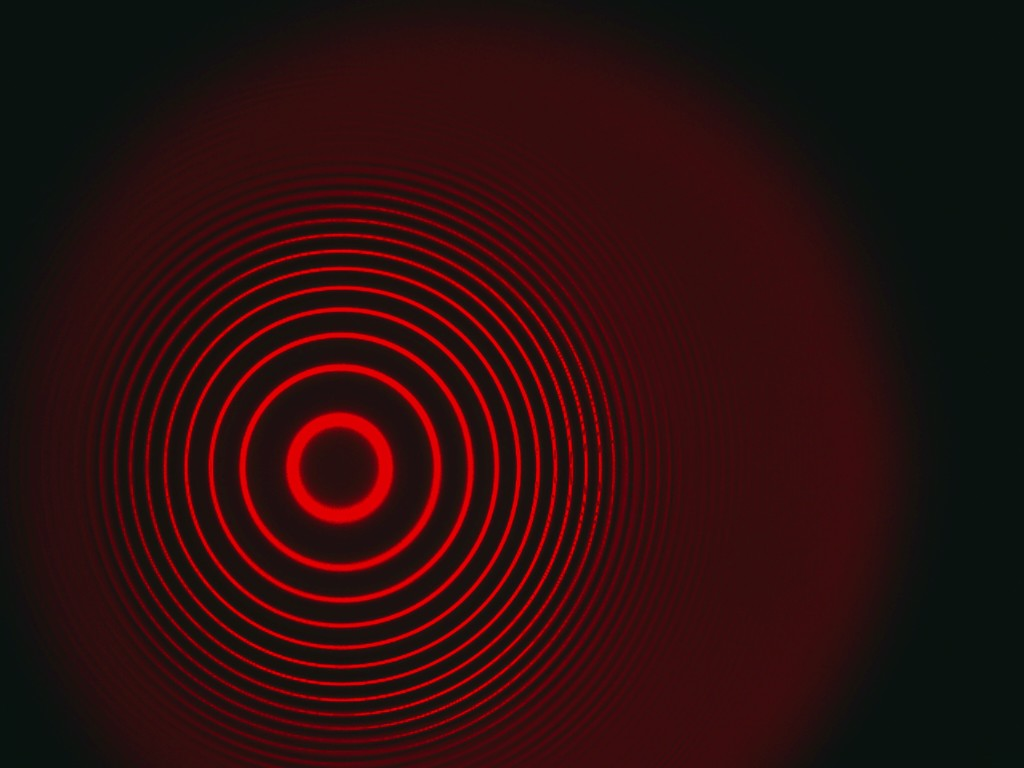
#> input picture 2/0,5.jpg, 1024 x 768 px
$ python new3.py
#> lines starting #> are read from the running program, lines starting #| are printed output that depends on the picture; after the words box and inside, x2 and y2 are one past the last pixel; in counts of white or black regions, pixels touching at a corner belong together
#> in __init__, raw_img is the input picture: shape (768, 1024, 3); mean B, G, R 13.7, 14, 45
#> in __init__, `gray = raw_img[:,:,2]`:
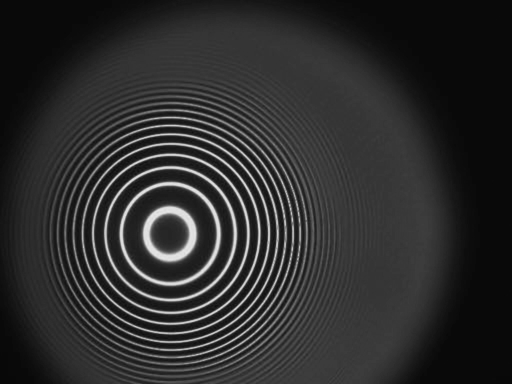
#> gray: shape (768, 1024) (shown at 1/2 size); min 7, max 234, mean 45
import cv2
import numpy as np
import matplotlib.pyplot as plt
from matplotlib.widgets import Button, RadioButtons, Slider
from scipy.signal import find_peaks, savgol_filter
from scipy.optimize import curve_fit
import os
from datetime import datetime

# =========================================================================
# 1. ФИЗИЧЕСКИЕ КОНСТАНТЫ
# =========================================================================
d = 4.0e-3        # Толщина эталона (м)
n_ref = 1.4567    # Показатель преломления
h = 6.62607e-34   # Постоянная Планка
c = 2.99792e8     # Скорость света
mu_B_theor = 9.274e-24

# Калибровка (А -> мТл)
CALIB_I =  [0.0, 0.5, 0.8, 1.0, 1.5, 2.0, 2.5, 3.0, 3.5, 4.0, 5.0]
CALIB_B_mT = [0.0, 40,  80,  100, 150, 200, 250, 301, 340, 392, 473]

script_dir = os.path.dirname(os.path.abspath(__file__))

def current_to_B(I):
    return np.interp(I, CALIB_I, CALIB_B_mT) / 1000.0

# =========================================================================
# 2. АЛГОРИТМЫ ОБРАБОТКИ
# =========================================================================

def auto_contrast(img_gray):
    clahe = cv2.createCLAHE(clipLimit=3.0, tileGridSize=(8,8))
    return clahe.apply(img_gray)

def find_center_smart(img_gray):
    try:
        enhanced = auto_contrast(img_gray)
        blurred = cv2.GaussianBlur(enhanced, (11, 11), 0)
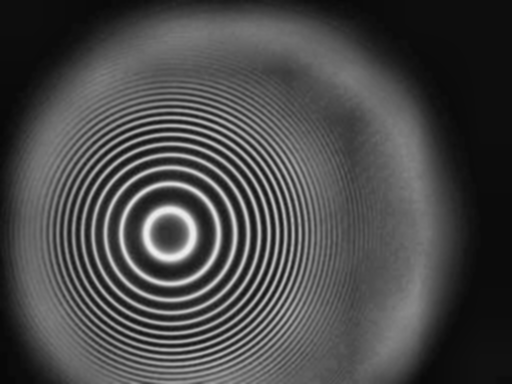
#> blurred: shape (768, 1024) (shown at 1/2 size); min 8, max 240, mean 72.9
        thresh = cv2.adaptiveThreshold(blurred, 255, cv2.ADAPTIVE_THRESH_GAUSSIAN_C,
                                       cv2.THRESH_BINARY, 51, 2)
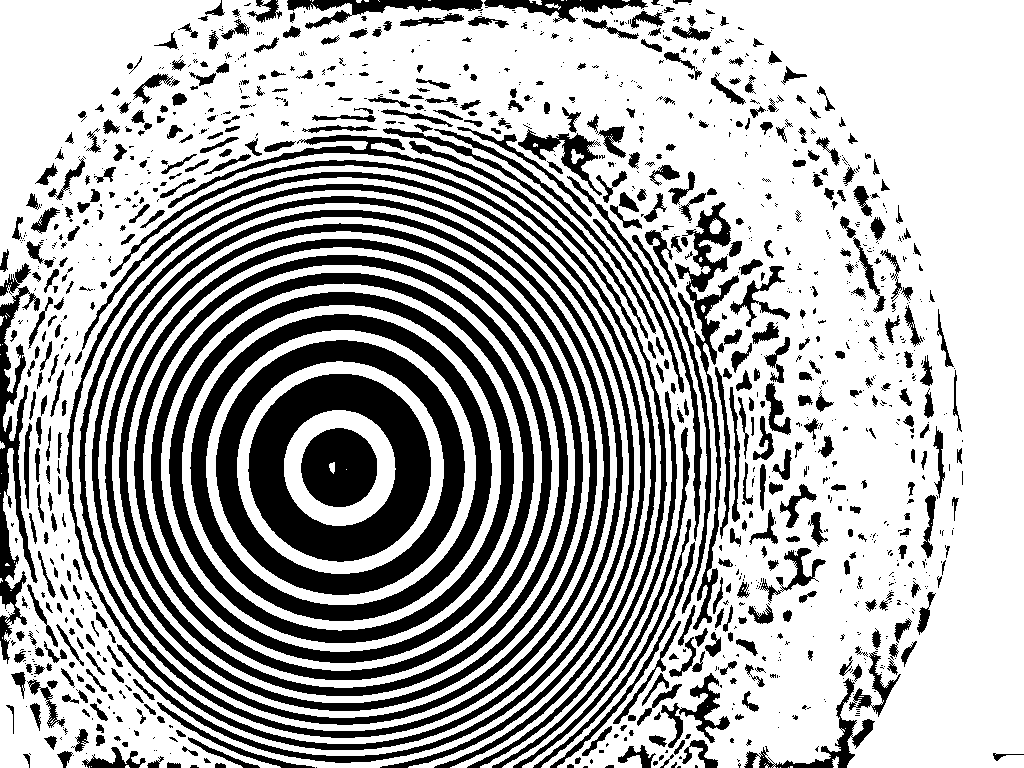
#> thresh: shape (768, 1024); 67.9% white; 1153 black regions (632 under 20 px)
        contours, _ = cv2.findContours(thresh, cv2.RETR_TREE, cv2.CHAIN_APPROX_SIMPLE)
#> contours = 2359 contours, 1750 with area under 20; largest, box (x1, y1, x2, y2) and area: (0, 0, 1024, 768) 743176, (65, 183, 624, 751) 247716, (72, 190, 617, 744) 236108, (78, 195, 611, 739) 226400, (85, 203, 604, 731) 214376

        cx_list, cy_list = [], []
        h, w = img_gray.shape

        for cnt in contours:
            if len(cnt) < 50: continue
            (x, y), r = cv2.minEnclosingCircle(cnt)
            if 40 < r < w/1.8:
                if abs(x - w/2) < w/4 and abs(y - h/2) < h/4:
                    cx_list.append(x); cy_list.append(y)
#> this loop made 2359 passes
#> cnt on passes 1 to 3: [[788, 767]], [[780, 767]], [[777, 767]]
#> after the loop, cx_list = 32 values, max 732.5 at index 0, min 338.8 at index 27, mean 417; cy_list = 32 values, max 467.5 at index 26, min 230 at index 30, mean 440
        if cx_list:
            return int(np.median(cx_list)), int(np.median(cy_list))
    except:
        pass
    return img_gray.shape[1]//2, img_gray.shape[0]//2

def get_profile(img, center):
    cX, cY = center
    Y, X = np.ogrid[:img.shape[0], :img.shape[1]]
    r_map = np.sqrt((X - cX)**2 + (Y - cY)**2)
    r_int = r_map.astype(int)
    max_r = int(np.max(r_int))
    tbin = np.bincount(r_int.ravel(), img.ravel(), minlength=max_r+1)
    nr = np.bincount(r_int.ravel(), minlength=max_r+1)
    profile = np.zeros_like(tbin, dtype=float)
    mask = nr > 0
    profile[mask] = tbin[mask] / nr[mask]
    return profile

def refine_peak(profile, idx):
    if idx <= 0 or idx >= len(profile) - 1: return idx
    y1, y2, y3 = float(profile[idx-1]), float(profile[idx]), float(profile[idx+1])
    denom = y1 - 2*y2 + y3
    if denom == 0: return idx
    return idx + (y1 - y3) / (2*denom)

def cluster_peaks(peaks, min_dist=5, max_dist=60):
    if len(peaks) == 0: return []
    groups = []
    current_group = [peaks[0]]
    last_valid_peak = peaks[0]

    for i in range(1, len(peaks)):
        curr = peaks[i]
        dist_from_last = curr - last_valid_peak

        if dist_from_last < min_dist:
            continue

        if curr - current_group[-1] < max_dist:
            current_group.append(curr)
            last_valid_peak = curr
        else:
            groups.append(current_group)
            current_group = [curr]
            last_valid_peak = curr

    groups.append(current_group)
    return groups

# =========================================================================
# 3. GUI ПРИЛОЖЕНИЕ
# =========================================================================
class LabApp:
    def __init__(self, file_list):
        self.data = []
        self.idx = 0
        self.mode = 'triplet'
        self.smooth_window = 5

        # Начальные значения
        self.prominence = 1.0
        self.min_dist = 2.0
        self.max_dist = 40.0

        print("--- ЗАГРУЗКА ФАЙЛОВ ---")
        for name, I_val in file_list:
            path = os.path.join(script_dir, name)
            if not os.path.exists(path):
                print(f"❌ Файл не найден: {name}"); continue

            raw_img = cv2.imread(path)
            if raw_img is None:
                print(f"❌ Ошибка чтения: {name}"); continue
            gray = raw_img[:,:,2]

            processed_img = auto_contrast(gray)
            center = find_center_smart(gray)
#> center = (342, 466)

            self.data.append({
                'name': name, 'I': I_val, 'B': current_to_B(I_val),
                'img_raw': gray, 'img_proc': processed_img,
                'center': center, 'res': None
            })
            print(f"✅ OK: {name} (I={I_val} A)")

        if not self.data: return

        # === ИНТЕРФЕЙС ===
        self.fig = plt.figure(figsize=(16, 10), facecolor='#f8f9fa')
        self.fig.canvas.manager.set_window_title('Лабораторная: Эффект Зеемана')

        gs = self.fig.add_gridspec(3, 2, height_ratios=[1, 0.8, 0.25], hspace=0.35, wspace=0.2)

        self.ax_img = self.fig.add_subplot(gs[0, 0])
        self.ax_prof = self.fig.add_subplot(gs[0, 1])
        self.ax_table = self.fig.add_subplot(gs[1, 0])
        self.ax_final = self.fig.add_subplot(gs[1, 1])

        # Панель управления
        gs_ctrl = gs[2, :].subgridspec(1, 5, width_ratios=[0.6, 1, 1, 0.8, 0.8], wspace=0.2)

        # 1. Режим
        ax_radio = self.fig.add_subplot(gs_ctrl[0])
        ax_radio.set_facecolor('#f8f9fa')
        self.radio = RadioButtons(ax_radio, ('Триплет', 'Дублет'))
        self.radio.on_clicked(self.change_mode)
        for s in ax_radio.spines.values(): s.set_visible(False)
#> this loop made 4 passes

        # 2. Слайдеры
        ax_sliders = self.fig.add_subplot(gs_ctrl[1])
        ax_sliders.axis('off')

        sl1 = ax_sliders.inset_axes([0, 0.75, 1, 0.15])
        self.sl_max = Slider(sl1, 'Max Dist (Группа) ', 5.0, 100.0, valinit=self.max_dist)
        self.sl_max.on_changed(self.update_params)

        sl2 = ax_sliders.inset_axes([0, 0.55, 1, 0.15])
        self.sl_min = Slider(sl2, 'Min Dist (Шум) ', 0.1, 20.0, valinit=self.min_dist)
        self.sl_min.on_changed(self.update_params)

        sl3 = ax_sliders.inset_axes([0, 0.35, 1, 0.15])
        self.sl_prom = Slider(sl3, 'Порог Пика ', 0.1, 10.0, valinit=self.prominence)
        self.sl_prom.on_changed(self.update_params)

        sl4 = ax_sliders.inset_axes([0, 0.15, 1, 0.15])
        self.sl_smooth = Slider(sl4, 'Сглаживание ', 1, 21, valinit=5, valstep=2)
        self.sl_smooth.on_changed(self.update_params)

        # Кнопки
        self.btn_prev = Button(self.fig.add_subplot(gs_ctrl[3]), '< Назад')
        self.btn_next = Button(self.fig.add_subplot(gs_ctrl[4]), 'Вперед >')
        self.btn_prev.on_clicked(self.prev_img)
        self.btn_next.on_clicked(self.next_img)

        ax_save = self.fig.add_subplot(gs_ctrl[2])
        ax_save.axis('off')
        btn_sv = ax_save.inset_axes([0.1, 0.3, 0.8, 0.4])
        self.btn_save = Button(btn_sv, '💾 Сохранить отчет', color='#d4edda', hovercolor='#c3e6cb')
        self.btn_save.on_clicked(self.save_report)

        self.recalc_all()
        self.update_view()
        plt.show()

    def recalc_all(self):
        for i in range(len(self.data)): self.process_frame(i)
#> this loop made 6 passes
#> pass 1, in get_profile, `r_map = np.sqrt((X - cX)**2 + (Y - cY)**2)`:
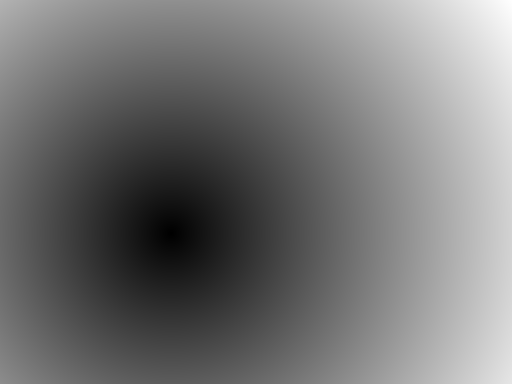
#> r_map: shape (768, 1024) float64 (shown at 1/2 size); min 0, max 825.2, mean 377.9; drawn with min black and max white

    def process_frame(self, i):
        d = self.data[i]
        raw_prof = get_profile(d['img_proc'], d['center'])

        win_len = int(self.smooth_window)
        if win_len < 3: win_len = 3
        if win_len % 2 == 0: win_len += 1
        prof = savgol_filter(raw_prof, win_len, 2)

        peaks_int, _ = find_peaks(prof, prominence=self.prominence, distance=max(1, int(self.min_dist/2)))
        peaks_sub = np.array([refine_peak(prof, p) for p in peaks_int])

        groups = cluster_peaks(peaks_sub, min_dist=self.min_dist, max_dist=self.max_dist)

        calc_data = []
        deltas_list, Deltas_list = [], []

        for k, group in enumerate(groups):
            group = np.array(group)
            r_sq = group**2

            delta = 0
            valid = False
            note = ""

            # --- ТРИПЛЕТ ---
            if self.mode == 'triplet':
                if len(group) == 3:
                    d1 = group[1]**2 - group[0]**2
                    d2 = group[2]**2 - group[1]**2
                    delta = (d1 + d2) / 2.0
                    valid = True
                elif len(group) == 2:
                    delta = (group[1]**2 - group[0]**2)
                    valid = False
                    note = "Слиплись (2)"
                else:
                    note = f"{len(group)} пика"

            # --- ДУБЛЕТ ---
            else:
                if len(group) == 2:
                    delta = (group[1]**2 - group[0]**2) / 2.0
                    valid = True
                elif len(group) > 2:
                    delta = (group[-1]**2 - group[0]**2) / 2.0
                    valid = False
                    note = "Лишний пик"
                else:
                    note = f"{len(group)} пика"

            Delta = None
            if k < len(groups) - 1:
                curr_mean = np.mean(group**2)
                next_mean = np.mean(np.array(groups[k+1])**2)
                Delta = next_mean - curr_mean

            if valid and Delta is not None:
                if delta > Delta * 0.9 or delta <= 0:
                    valid = False
                    note = "Err: d>D"
                else:
                    deltas_list.append(delta)
                    Deltas_list.append(Delta)

            calc_data.append({
                'k': k+1, 'delta': delta, 'Delta': Delta,
                'valid': valid, 'r_peaks': group, 'r2': r_sq, 'note': note
            })

        ratio, ratio_err = None, None
        if deltas_list:
            ratios = np.array(deltas_list) / np.array(Deltas_list)
            ratio = np.mean(ratios)
            if len(ratios) > 1:
                ratio_err = np.std(ratios, ddof=1) / np.sqrt(len(ratios))
            else:
                ratio_err = ratio * 0.05

        d['res'] = {'peaks': peaks_sub, 'prof': prof, 'raw_prof': raw_prof,
                    'calc_data': calc_data, 'ratio': ratio, 'ratio_err': ratio_err}

    # [7 lines left out: function update_params, not called in this run]

    # --- ВОТ ЭТОЙ ФУНКЦИИ НЕ ХВАТАЛО ---
    def draw_final_graph(self):
        self.ax_final.clear()
        Bs, Rs, Errs = [], [], []
        for item in self.data:
            if item['res'] and item['res']['ratio'] and item['B'] > 0.005:
                Bs.append(item['B']); Rs.append(item['res']['ratio']); Errs.append(item['res']['ratio_err'])

        self.ax_final.set_xlabel("Поле B (Тл)"); self.ax_final.set_ylabel("delta / Delta")
        self.ax_final.grid(True, alpha=0.3); self.ax_final.set_title("Определение Магнетона Бора", fontsize=10)

        if len(Bs) > 1:
            Bs, Rs, Errs = np.array(Bs), np.array(Rs), np.array(Errs)
            def func(x, m): return m * x

            try: popt, pcov = curve_fit(func, Bs, Rs, sigma=Errs, absolute_sigma=True)
            except: popt, pcov = curve_fit(func, Bs, Rs)
            m = popt[0]; m_err = np.sqrt(np.diag(pcov))[0]

            mu_calc = m * (h * c) / (2 * d * n_ref)
            mu_err = m_err * (h * c) / (2 * d * n_ref)

            err_pct = (mu_err / mu_calc) * 100
            diff_pct = abs(mu_calc - mu_B_theor) / mu_B_theor * 100

            self.ax_final.errorbar(Bs, Rs, yerr=Errs, fmt='o', c='k', capsize=3, label='Data')
            x_range = np.linspace(0, max(Bs)*1.1, 50)
            self.ax_final.plot(x_range, func(x_range, m), 'r--', label=f'Fit (m={m:.3f})')

            res_txt = (f"$\\mu_B = {mu_calc/1e-24:.2f} \pm {mu_err/1e-24:.2f}$\n($10^{{-24}}$ Дж/Тл)\n"
                       f"Err: {err_pct:.1f}% | Diff: {diff_pct:.1f}%")
            self.ax_final.text(0.95, 0.05, res_txt, transform=self.ax_final.transAxes, ha='right', va='bottom',
                               bbox=dict(facecolor='white', alpha=0.9, boxstyle='round'), fontsize=9)
            self.ax_final.legend(loc='upper left')

            curr = self.data[self.idx]
            if curr['res']['ratio']:
                self.ax_final.scatter([curr['B']], [curr['res']['ratio']], s=120, edgecolors='b', facecolors='none', lw=2)
        else:
            self.ax_final.text(0.5, 0.5, "Мало точек", ha='center')

    def update_view(self):
        d = self.data[self.idx]
        res = d['res']

        self.ax_img.clear()
        self.ax_img.imshow(d['img_proc'], cmap='gray')
        self.ax_img.scatter(*d['center'], c='lime', marker='+', s=120, lw=2)
        self.ax_img.set_title(f"Файл: {d['name']} (I={d['I']} A)", fontsize=11, fontweight='bold')
        self.ax_img.axis('off')
        if res['calc_data']:
            for row in res['calc_data']:
                color = 'lime' if row['valid'] else 'red'
                for r in row['r_peaks']:
                    self.ax_img.add_patch(plt.Circle(d['center'], r, color=color, fill=False, lw=1))

        self.ax_prof.clear()
        self.ax_prof.plot(res['raw_prof'], color='#ccc', lw=1, alpha=0.5, label='Сырой')
        self.ax_prof.plot(res['prof'], color='#2c3e50', lw=1.5, label='Сглаженный')

        if res['calc_data']:
            for row in res['calc_data']:
                if row['valid']:
                    rs = row['r_peaks']
                    y_h = np.max(res['prof'][rs.astype(int)])
                    self.ax_prof.plot(rs, [y_h]*len(rs), 'b-', lw=2)
                    lbl_x = np.mean(rs)
                    self.ax_prof.text(lbl_x, y_h*1.05, f"δ={row['delta']:.0f}", color='blue', ha='center', fontsize=8)

        self.ax_prof.set_title("Профиль интенсивности", fontsize=10)
        self.ax_prof.legend(fontsize=8)
        self.ax_prof.grid(True, alpha=0.3)

        self.ax_table.clear(); self.ax_table.axis('off')
        lines = [f"ДАННЫЕ КАДРА ({self.mode})"]
        lines.append(f"Min: {self.min_dist:.1f} | Max: {self.max_dist:.1f}")
        lines.append("-" * 45)
        lines.append(f"{'№':<3}| {'delta':<8}| {'Delta':<8}| {'d/D':<6}")
        lines.append("-" * 45)

        if res['calc_data']:
            for row in res['calc_data']:
                d_val = f"{row['delta']:.1f}"
                D_val = f"{row['Delta']:.1f}" if row['Delta'] else "-"
                ratio_val = (row['delta']/row['Delta']) if (row['Delta'] and row['valid']) else 0
                ratio_str = f"{ratio_val:.3f}" if ratio_val else "-"
                status = "OK" if row['valid'] else (row['note'] if row['note'] else "❌")
                lines.append(f"{row['k']:<3}| {d_val:<8}| {D_val:<8}| {ratio_str:<6} {status}")

            lines.append("-" * 45)
            if res['ratio']:
                err_pct = (res['ratio_err']/res['ratio'])*100
                lines.append(f"СРЕДНЕЕ: {res['ratio']:.4f}")
                lines.append(f"ПОГР:    ±{res['ratio_err']:.4f} ({err_pct:.1f}%)")
            else:
                lines.append("Нет валидных колец")
        else:
            lines.append("ПИКИ НЕ НАЙДЕНЫ")

        self.ax_table.text(0.02, 0.98, "\n".join(lines), family='monospace', va='top', fontsize=9.5)
        self.draw_final_graph()
        self.fig.canvas.draw_idle()

    # [72 lines left out: functions save_report, on_click, not called in this run]
    def change_mode(self, label):
        self.mode = 'triplet' if 'Триплет' in label else 'doublet'
        self.recalc_all(); self.update_view()
    def next_img(self, event):
        self.idx = (self.idx + 1) % len(self.data)
        self.update_view()
    def prev_img(self, event):
        self.idx = (self.idx - 1) % len(self.data)
        self.update_view()

if __name__ == "__main__":
    files_to_load = [
        ("0,5.jpg", 0.5), ("0,8.jpg", 0.8), ("1,1.jpg", 1.1),
        ("1,3.jpg", 1.3), ("1,5.jpg", 1.5), ("1,7.jpg", 1.7),
        ("1,9.jpg", 1.9), ("2,1.jpg", 2.1), ("2,3.jpg", 2.3), ("2,5.jpg", 2.5)
    ]
    app = LabApp(files_to_load)
#> in __init__, `plt.show()`:
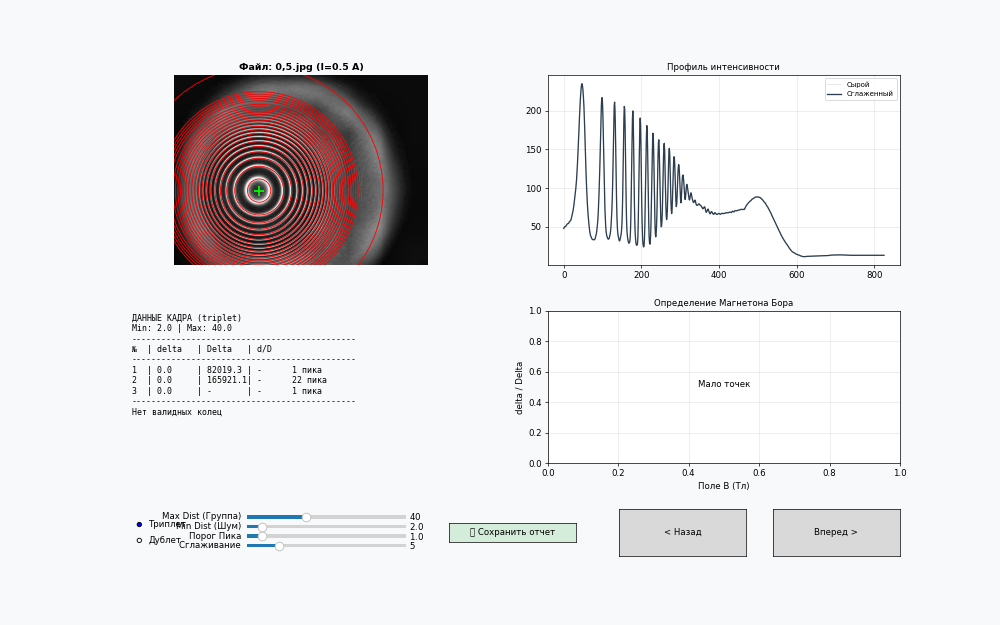
#> figure drawn by matplotlib, 3 panels; panel 2: curve peaks at x = 47, y = 234.9; panel 2: curve peaks at x = 47, y = 234.8
